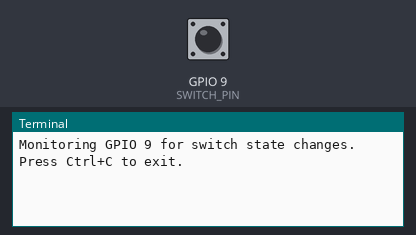
Recording of a program running on a simulated Raspberry Pi (BCM pin numbers). Parts: the last lines printed to the terminal. Inputs (shaded band) come from the test bench; at power-on: GPIO 9 (SWITCH_PIN) HIGH.

Above: at 1.2 s.
1.3 s: GPIO 9 (SWITCH_PIN) pulled LOW for 0.15 s
At 1.7 s:
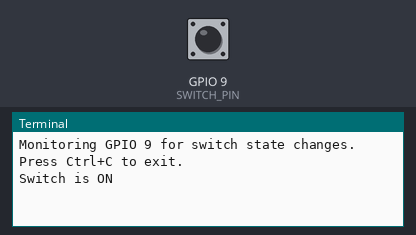
2.9 s: GPIO 9 (SWITCH_PIN) pulled LOW for 1 s
At 4.9 s:
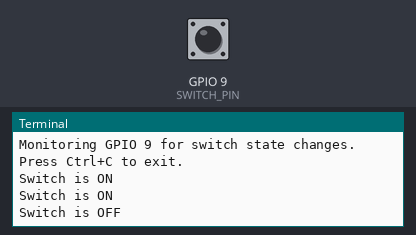

The program:

switch.py
```python
import RPi.GPIO as GPIO
import time

# Pin configuration
SWITCH_PIN = 9  # GPIO 9 (BCM numbering)

# GPIO setup
GPIO.setmode(GPIO.BCM)  # Use BCM pin numbering
GPIO.setup(SWITCH_PIN, GPIO.IN, pull_up_down=GPIO.PUD_UP)  # Enable internal pull-up resistor

def switch_callback(channel):
    if GPIO.input(SWITCH_PIN) == GPIO.LOW:  # Switch is pressed
        print("Switch is ON")
    else:  # Switch is released
        print("Switch is OFF")

# Detect switch state changes
GPIO.add_event_detect(SWITCH_PIN, GPIO.BOTH, callback=switch_callback, bouncetime=200)

print("Monitoring GPIO 9 for switch state changes. Press Ctrl+C to exit.")

try:
    while True:
        time.sleep(0.1)  # Keep the program running
except KeyboardInterrupt:
    print("Exiting program.")

# Cleanup GPIO on exit
finally:
    GPIO.cleanup()
```

Measured:
- after the input at 1.3 s, the terminal: prints a new line at once (image 1)
- after the input at 2.9 s, the terminal: prints a new line after 1.0 s (image 2)
